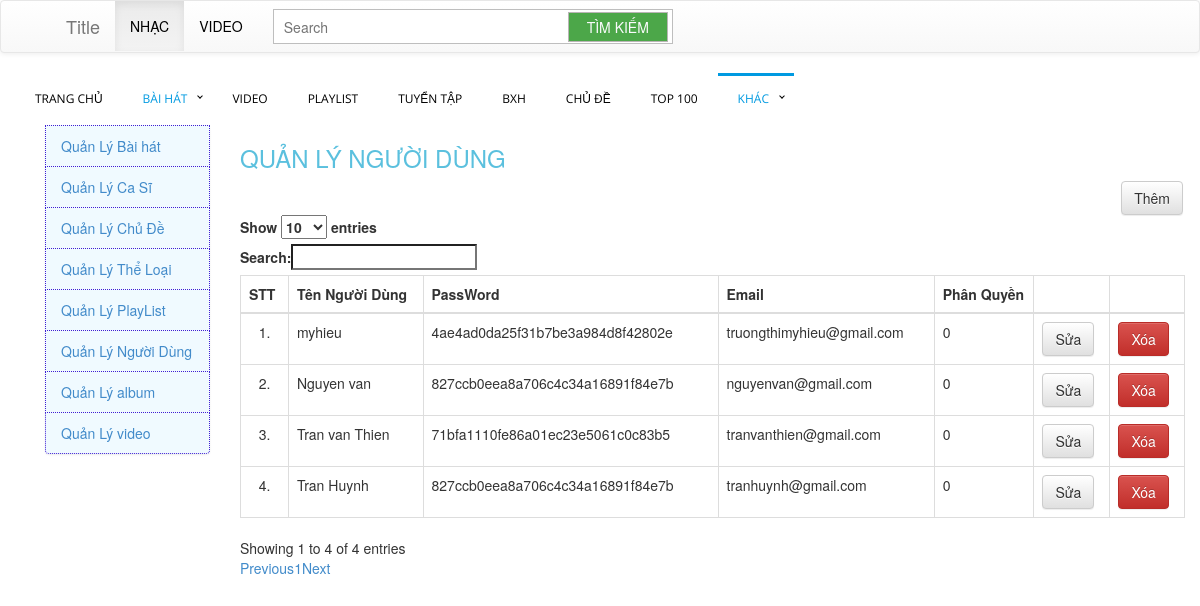
The app's page /admin/?option=qlus (signed in) with its own data.
### tables this page shows
CREATE TABLE `user` (
  `id` int(250) NOT NULL,
  `UserName` text NOT NULL,
  `PassWord` text NOT NULL,
  `Email` text NOT NULL,
  `YeuThich` int(11) NOT NULL,
  `PhanQuyen` int(11) NOT NULL
);

### connect.php (called while the page is built, shortened)
<?php
class MyConnect
{
    protected  $con;
    public function __construct(){
		$this->con = mysqli_connect("localhost","root","","webmusic");
        mysqli_query($this->con, "set names 'utf8'");
	}
    public function DanhSachND()
    {
        $sql="SELECT * FROM user WHERE 1";
        return mysqli_query($this->con,$sql);
    }
}
?>

### admin/QLUS.php (the view, shortened to what this page needs)
<h3>QUẢN LÝ NGƯỜI DÙNG</h3>
<div class="col-sm-offset-11 col-sm-1">
<a class="btn btn-small btn-default" href ="?option=insertus">Thêm </a>
    </div>
<table class="table table-hover table-bordered" id="myTable">
    <thead>
        <tr>
            <th>STT</th>
            <th>Tên Người Dùng</th>
            <th>PassWord</th>
            <th>Email</th>
            <th>Phân Quyền</th>
            <th></th>
            <th></th>
        </tr>
    </thead>
    <tbody>
    <?php
        $t = new MyConnect();
        $i=1;
        $dsnd = $t->DanhSachND();
        while($r = $dsnd->fetch_object())
        {
    ?>
        <tr>
            <td style="text-align: center;"><?php echo $i."."; ?> </td>
            <td id="user_<?php echo $r->id; ?>"><?php echo $r->UserName?></td>
            <td> <?php echo $r->PassWord ?></td>
            <td> <?php echo $r->Email ?> </td>
            <td> <?php echo $r->PhanQuyen ?> </td>
           <td> <a class="btn btn-small btn-default" href="?option=updateus&id=<?php echo $r->id; ?>">Sửa </a></td>
           <td> <a class="btn btn-small btn-danger delete-user"  href ="proccessUS.php?id=<?php echo $r->id; ?>" > Xóa</a></td>
        </tr>
    <?php $i++;}?>
    </tbody>
</table>

### css/webstyle.css (style rules this page uses)
h3 { color: #5bc0de; }

### records on screen
user: UserName "myhieu", PassWord "4ae4ad0da25f31b7be3a984d8f42802e", Email "truongthimyhieu@gmail.com", PhanQuyen "0"
user: UserName "Nguyen van", PassWord "827ccb0eea8a706c4c34a16891f84e7b", Email "nguyenvan@gmail.com", PhanQuyen "0"
user: UserName "Tran van Thien", PassWord "71bfa1110fe86a01ec23e5061c0c83b5", Email "tranvanthien@gmail.com", PhanQuyen "0"
user: UserName "Tran Huynh", PassWord "827ccb0eea8a706c4c34a16891f84e7b", Email "tranhuynh@gmail.com", PhanQuyen "0"
